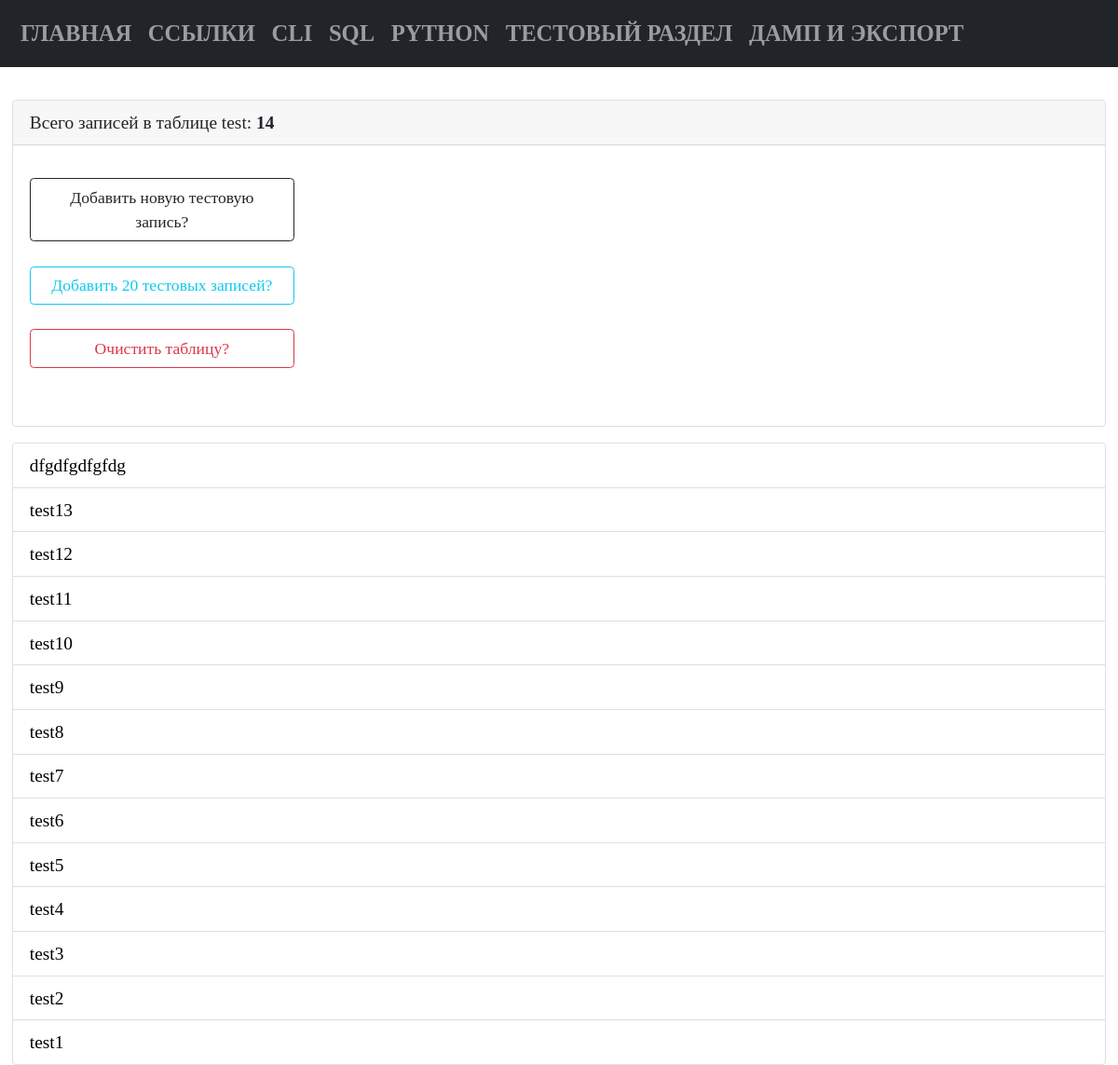
/test, run on an earlier commit of the app's database.
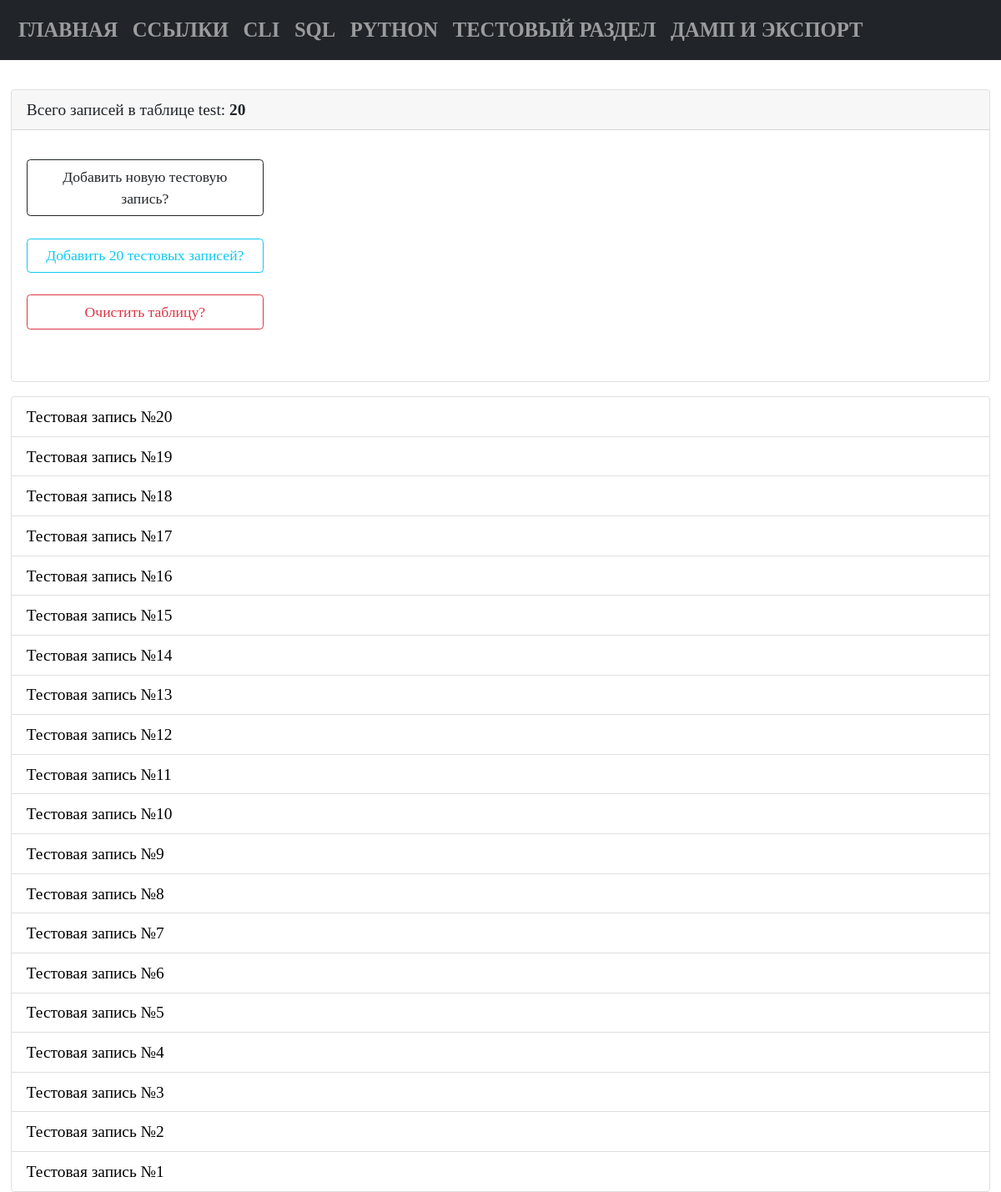
And on a later commit of the database.
### tables this page shows
CREATE TABLE test (
                test_id INTEGER PRIMARY KEY autoincrement, 
                test_name TEXT not null
        );

### modules/test/test_list.py (the view)
@bp.route("/test")
def test_list():
    conn = connect.get_db_connection()
    cur = conn.cursor()
    test_list_count = cur.execute("SELECT COUNT(*) FROM test")
    test_list_count_print = test_list_count.fetchone()
    test_list_count_print_int = int(test_list_count_print[0])
    test_list = conn.execute("SELECT * FROM test ORDER BY 1 DESC").fetchall()
    conn.close()
    return render_template("test/test_list.html",
                           test_list=test_list,
                           test_list_count_print_int=test_list_count_print_int,
                           )

### modules/connect.py (called while the page is built)
def get_db_connection():
    db_path = os.path.join(BASE_DIR, '../database.db')
    conn = sqlite3.connect(db_path)
    conn.row_factory = sqlite3.Row
    return conn

### templates/test/test_list.html
{% extends "base.html" %} {% block title %}Записи{% endblock %} {% block content %}
<div class="card mb-3">
   <div class="card-header">
      Всего записей в таблице test: <b>{{ test_list_count_print_int }}</b>
   </div>
   <div class="card-body">
      <p class="card-text">
         <div class="pb-4"><a href="{{ url_for('add_test.add_test') }}" class="btn btn-outline-dark w-25">Добавить новую тестовую запись?</a></div>
         <div class="pb-4"><a href="{{ url_for('insert_test.insert_test') }}" class="btn btn-outline-info w-25">Добавить 20 тестовых записей?</a></div>
         <div class="pb-4"><form action="{{ url_for('drop_and_create_table.drop_and_create_table') }}"
         method="POST">
         <input type="submit" class="btn btn-outline-danger  w-25" value="Очистить таблицу?"
            onclick="return confirm('Вы точно уверены что хотите удалить все тестовые записи?')" />
      </form></div>
      </p>
   </div>
</div>
<ul class="list-group">
   {% for test_list in test_list %}
   <li class="list-group-item">
      <a href="{{ url_for('get_post_test.get_post_test', test_id=test_list['test_id']) }}">{{ test_list['test_name'] }}</a>
   </li>
   {% endfor %}
</ul>
{% endblock %}

### templates/base.html (shortened to what this page needs)
<!doctype html>
<html>
   <head>
      <link href="https://cdn.jsdelivr.net/npm/bootstrap@5.0.2/dist/css/bootstrap.min.css" rel="stylesheet">
      <link href="{{ url_for('static', filename='styles.css') }}" rel="stylesheet">
   </head>
   <body>
      {% include 'navbar.html' %}
      <div class="container-fluid">
         <article>
            {% block content %}
            {% endblock %}
         </article>
      </div>
   </body>
</html>

### templates/navbar.html (shortened to what this page needs)
<nav class="navbar navbar-expand-lg navbar navbar-dark bg-dark">
  <div class="container-fluid">
    <div class="collapse navbar-collapse" id="navbarNav">
      <ul class="navbar-nav">
        <li class="nav-item">
          <a class="nav-link" href="{{ url_for('index.index') }}">Главная</a>
        </li>
        <li class="nav-item">
          <a class="nav-link" href="{{ url_for('links_list_commands.links_list_commands') }}">Ссылки</a>
        </li>
        <li class="nav-item">
          <a class="nav-link" href="{{ url_for('bash_list_commands.bash_list_commands') }}">CLI</a>
        </li>
        <li class="nav-item">
          <a class="nav-link" href="{{ url_for('sql_list_commands.sql_list_commands') }}">SQL</a>
        </li>
        <li class="nav-item">
          <a class="nav-link" href="{{ url_for('python_list_commands.python_list_commands') }}">Python</a>
        </li>
        <li class="nav-item">
          <a class="nav-link" href="{{ url_for('test_list.test_list') }}">Тестовый раздел</a>
        </li>
         <li class="nav-item">
          <a class="nav-link" href="{{ url_for('dump_and_export.dump_and_export') }}">Дамп и экспорт</a>
        </li>
      </ul>
    </div>
  </div>
</nav>

### static/styles.css (style rules this page uses)
* { font-family: consolas; font-size: 1.1rem; }
a { color: black; text-decoration: none; }
.nav-link { font-size: 1.4rem; text-transform: uppercase; font-weight: 700; }
article { padding-top: 2rem; }

What changed in the data, as far as the page shows it:
added test: test_name "Тестовая запись №20"
added test: test_name "Тестовая запись №19"
added test: test_name "Тестовая запись №18"
added test: test_name "Тестовая запись №17"
added test: test_name "Тестовая запись №16"
added test: test_name "Тестовая запись №15"
changed test: test_name "dfgdfgdfgfdg" → "Тестовая запись №14"
changed test: test_name "test13" → "Тестовая запись №13"
changed test: test_name "test12" → "Тестовая запись №12"
changed test: test_name "test11" → "Тестовая запись №11"
changed test: test_name "test10" → "Тестовая запись №10"
changed test: test_name "test9" → "Тестовая запись №9"
changed test: test_name "test8" → "Тестовая запись №8"
changed test: test_name "test7" → "Тестовая запись №7"
changed test: test_name "test6" → "Тестовая запись №6"
changed test: test_name "test5" → "Тестовая запись №5"
changed test: test_name "test4" → "Тестовая запись №4"
changed test: test_name "test3" → "Тестовая запись №3"
changed test: test_name "test2" → "Тестовая запись №2"
changed test: test_name "test1" → "Тестовая запись №1"
Also different on the page:
{{ test_list_count_print_int }}: "14" → "20"
